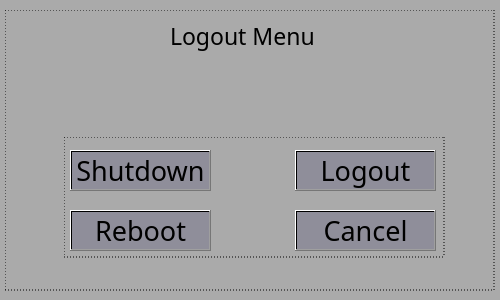
<?xml version="1.0" encoding="UTF-8"?>
<ui version="4.0">
 <class>MainWindow</class>
 <widget class="QMainWindow" name="MainWindow">
  <property name="geometry">
   <rect>
    <x>0</x>
    <y>0</y>
    <width>500</width>
    <height>300</height>
   </rect>
  </property>
  <property name="windowTitle">
   <string>Shutdown</string>
  </property>
  <property name="windowIcon">
   <iconset resource="resources.qrc">
    <normaloff>:/Img/logoFinal.png</normaloff>:/Img/logoFinal.png</iconset>
  </property>
  <property name="styleSheet">
   <string notr="true">background-color: rgb(170, 170, 170);
color: rgb(0, 0, 0);</string>
  </property>
  <widget class="QWidget" name="centralwidget">
   <widget class="QPushButton" name="shutdown">
    <property name="geometry">
     <rect>
      <x>70</x>
      <y>150</y>
      <width>141</width>
      <height>41</height>
     </rect>
    </property>
    <property name="font">
     <font>
      <family>Terminus (TTF)</family>
      <pointsize>20</pointsize>
     </font>
    </property>
    <property name="styleSheet">
     <string notr="true">background-color: qlineargradient(spread:pad, x1:0, y1:0, x2:1, y2:1, stop:0 rgba(143, 142, 154, 255), stop:1 rgba(143, 142, 154, 255));</string>
    </property>
    <property name="text">
     <string>Shutdown</string>
    </property>
   </widget>
   <widget class="QPushButton" name="reboot">
    <property name="geometry">
     <rect>
      <x>70</x>
      <y>210</y>
      <width>141</width>
      <height>41</height>
     </rect>
    </property>
    <property name="font">
     <font>
      <family>Terminus (TTF)</family>
      <pointsize>20</pointsize>
     </font>
    </property>
    <property name="styleSheet">
     <string notr="true">background-color: qlineargradient(spread:pad, x1:0, y1:0, x2:1, y2:1, stop:0 rgba(143, 142, 154, 255), stop:1 rgba(143, 142, 154, 255));</string>
    </property>
    <property name="text">
     <string>Reboot</string>
    </property>
   </widget>
   <widget class="QPushButton" name="logout">
    <property name="geometry">
     <rect>
      <x>295</x>
      <y>150</y>
      <width>141</width>
      <height>41</height>
     </rect>
    </property>
    <property name="font">
     <font>
      <family>Terminus (TTF)</family>
      <pointsize>20</pointsize>
     </font>
    </property>
    <property name="styleSheet">
     <string notr="true">background-color: qlineargradient(spread:pad, x1:0, y1:0, x2:1, y2:1, stop:0 rgba(143, 142, 154, 255), stop:1 rgba(143, 142, 154, 255));</string>
    </property>
    <property name="text">
     <string>Logout</string>
    </property>
   </widget>
   <widget class="QLabel" name="label">
    <property name="geometry">
     <rect>
      <x>170</x>
      <y>20</y>
      <width>161</width>
      <height>31</height>
     </rect>
    </property>
    <property name="font">
     <font>
      <family>Terminus (TTF)</family>
      <pointsize>17</pointsize>
     </font>
    </property>
    <property name="text">
     <string>Logout Menu</string>
    </property>
   </widget>
   <widget class="QLabel" name="label_3">
    <property name="geometry">
     <rect>
      <x>210</x>
      <y>60</y>
      <width>80</width>
      <height>65</height>
     </rect>
    </property>
    <property name="text">
     <string/>
    </property>
    <property name="pixmap">
     <pixmap resource="resources.qrc">:/Img/logoFinal.png</pixmap>
    </property>
    <property name="scaledContents">
     <bool>true</bool>
    </property>
   </widget>
   <widget class="QLabel" name="label_4">
    <property name="geometry">
     <rect>
      <x>64</x>
      <y>137</y>
      <width>381</width>
      <height>121</height>
     </rect>
    </property>
    <property name="styleSheet">
     <string notr="true">border: 1px dashed;</string>
    </property>
    <property name="text">
     <string/>
    </property>
   </widget>
   <widget class="QPushButton" name="cancel">
    <property name="geometry">
     <rect>
      <x>295</x>
      <y>210</y>
      <width>141</width>
      <height>41</height>
     </rect>
    </property>
    <property name="font">
     <font>
      <family>Terminus (TTF)</family>
      <pointsize>20</pointsize>
     </font>
    </property>
    <property name="styleSheet">
     <string notr="true">background-color: qlineargradient(spread:pad, x1:0, y1:0, x2:1, y2:1, stop:0 rgba(143, 142, 154, 255), stop:1 rgba(143, 142, 154, 255));</string>
    </property>
    <property name="text">
     <string>Cancel</string>
    </property>
   </widget>
   <widget class="QWidget" name="widget" native="true">
    <property name="geometry">
     <rect>
      <x>5</x>
      <y>10</y>
      <width>490</width>
      <height>281</height>
     </rect>
    </property>
    <property name="styleSheet">
     <string notr="true">border: 1px dashed;</string>
    </property>
   </widget>
   <zorder>widget</zorder>
   <zorder>label_4</zorder>
   <zorder>shutdown</zorder>
   <zorder>reboot</zorder>
   <zorder>logout</zorder>
   <zorder>label</zorder>
   <zorder>label_3</zorder>
   <zorder>cancel</zorder>
  </widget>
 </widget>
 <resources>
  <include location="resources.qrc"/>
 </resources>
 <connections/>
</ui>
